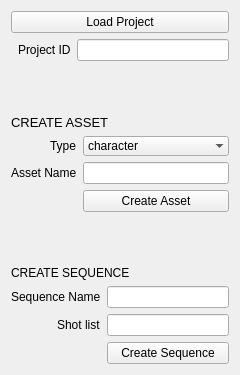
<?xml version="1.0" encoding="UTF-8"?>
<ui version="4.0">
 <class>Form</class>
 <widget class="QWidget" name="Form">
  <property name="geometry">
   <rect>
    <x>0</x>
    <y>0</y>
    <width>240</width>
    <height>375</height>
   </rect>
  </property>
  <property name="windowTitle">
   <string>Form</string>
  </property>
  <property name="styleSheet">
   <string notr="true"/>
  </property>
  <layout class="QVBoxLayout" name="verticalLayout_4">
   <item>
    <layout class="QVBoxLayout" name="verticalLayout">
     <item>
      <widget class="QPushButton" name="loadproject_button">
       <property name="font">
        <font>
         <stylestrategy>PreferDefault</stylestrategy>
        </font>
       </property>
       <property name="styleSheet">
        <string notr="true"/>
       </property>
       <property name="text">
        <string>Load Project</string>
       </property>
      </widget>
     </item>
     <item>
      <layout class="QHBoxLayout" name="horizontalLayout">
       <item>
        <spacer name="horizontalSpacer">
         <property name="orientation">
          <enum>Qt::Horizontal</enum>
         </property>
         <property name="sizeType">
          <enum>QSizePolicy::Fixed</enum>
         </property>
         <property name="sizeHint" stdset="0">
          <size>
           <width>7</width>
           <height>20</height>
          </size>
         </property>
        </spacer>
       </item>
       <item>
        <widget class="QLabel" name="projectID_label">
         <property name="text">
          <string>Project ID</string>
         </property>
        </widget>
       </item>
       <item>
        <widget class="QLineEdit" name="projectID_lineEdit">
         <property name="enabled">
          <bool>true</bool>
         </property>
         <property name="styleSheet">
          <string notr="true"/>
         </property>
         <property name="readOnly">
          <bool>true</bool>
         </property>
         <property name="clearButtonEnabled">
          <bool>false</bool>
         </property>
        </widget>
       </item>
      </layout>
     </item>
    </layout>
   </item>
   <item>
    <layout class="QHBoxLayout" name="horizontalLayout_3">
     <item>
      <widget class="QLabel" name="CreateAssetTitle">
       <property name="font">
        <font>
         <pointsize>10</pointsize>
         <italic>false</italic>
         <bold>false</bold>
        </font>
       </property>
       <property name="text">
        <string>CREATE ASSET</string>
       </property>
       <property name="alignment">
        <set>Qt::AlignBottom|Qt::AlignLeading|Qt::AlignLeft</set>
       </property>
      </widget>
     </item>
     <item>
      <spacer name="verticalSpacer">
       <property name="orientation">
        <enum>Qt::Vertical</enum>
       </property>
       <property name="sizeType">
        <enum>QSizePolicy::Expanding</enum>
       </property>
       <property name="sizeHint" stdset="0">
        <size>
         <width>20</width>
         <height>35</height>
        </size>
       </property>
      </spacer>
     </item>
    </layout>
   </item>
   <item>
    <layout class="QVBoxLayout" name="verticalLayout_2">
     <item>
      <layout class="QFormLayout" name="formLayout">
       <property name="labelAlignment">
        <set>Qt::AlignRight|Qt::AlignTrailing|Qt::AlignVCenter</set>
       </property>
       <item row="1" column="0">
        <widget class="QLabel" name="assetname_label">
         <property name="text">
          <string>Asset Name</string>
         </property>
        </widget>
       </item>
       <item row="1" column="1">
        <widget class="QLineEdit" name="assetname_lineEdit">
         <property name="styleSheet">
          <string notr="true"/>
         </property>
        </widget>
       </item>
       <item row="3" column="1">
        <widget class="QPushButton" name="createasset_button">
         <property name="styleSheet">
          <string notr="true"/>
         </property>
         <property name="text">
          <string>Create Asset</string>
         </property>
        </widget>
       </item>
       <item row="0" column="0">
        <widget class="QLabel" name="assettype_label">
         <property name="text">
          <string>Type</string>
         </property>
        </widget>
       </item>
       <item row="0" column="1">
        <widget class="QComboBox" name="assettype_cbox">
         <property name="enabled">
          <bool>true</bool>
         </property>
         <property name="sizePolicy">
          <sizepolicy hsizetype="Expanding" vsizetype="Fixed">
           <horstretch>0</horstretch>
           <verstretch>0</verstretch>
          </sizepolicy>
         </property>
         <property name="styleSheet">
          <string notr="true"/>
         </property>
         <property name="duplicatesEnabled">
          <bool>false</bool>
         </property>
         <property name="frame">
          <bool>false</bool>
         </property>
         <item>
          <property name="text">
           <string>character</string>
          </property>
         </item>
         <item>
          <property name="text">
           <string>prop</string>
          </property>
         </item>
         <item>
          <property name="text">
           <string>set</string>
          </property>
         </item>
         <item>
          <property name="text">
           <string>camera</string>
          </property>
         </item>
        </widget>
       </item>
      </layout>
     </item>
    </layout>
   </item>
   <item>
    <layout class="QHBoxLayout" name="horizontalLayout_2">
     <item>
      <widget class="QLabel" name="CreateSequenceTitle">
       <property name="text">
        <string>CREATE SEQUENCE</string>
       </property>
       <property name="alignment">
        <set>Qt::AlignBottom|Qt::AlignLeading|Qt::AlignLeft</set>
       </property>
      </widget>
     </item>
     <item>
      <spacer name="verticalSpacer_2">
       <property name="orientation">
        <enum>Qt::Vertical</enum>
       </property>
       <property name="sizeType">
        <enum>QSizePolicy::Expanding</enum>
       </property>
       <property name="sizeHint" stdset="0">
        <size>
         <width>20</width>
         <height>35</height>
        </size>
       </property>
      </spacer>
     </item>
    </layout>
   </item>
   <item>
    <layout class="QVBoxLayout" name="verticalLayout_3">
     <property name="sizeConstraint">
      <enum>QLayout::SetDefaultConstraint</enum>
     </property>
     <item>
      <layout class="QFormLayout" name="formLayout_2">
       <property name="labelAlignment">
        <set>Qt::AlignRight|Qt::AlignTrailing|Qt::AlignVCenter</set>
       </property>
       <item row="0" column="0">
        <widget class="QLabel" name="sequence_label">
         <property name="text">
          <string>Sequence Name</string>
         </property>
        </widget>
       </item>
       <item row="0" column="1">
        <widget class="QLineEdit" name="sequencename_lineEdit">
         <property name="styleSheet">
          <string notr="true"/>
         </property>
        </widget>
       </item>
       <item row="1" column="0">
        <widget class="QLabel" name="shotlist_label">
         <property name="text">
          <string>Shot list</string>
         </property>
        </widget>
       </item>
       <item row="1" column="1">
        <widget class="QLineEdit" name="shotlist_lineEdit">
         <property name="styleSheet">
          <string notr="true"/>
         </property>
        </widget>
       </item>
       <item row="2" column="1">
        <widget class="QPushButton" name="createsequence_button">
         <property name="text">
          <string>Create Sequence</string>
         </property>
        </widget>
       </item>
      </layout>
     </item>
    </layout>
   </item>
  </layout>
 </widget>
 <resources/>
 <connections/>
</ui>
